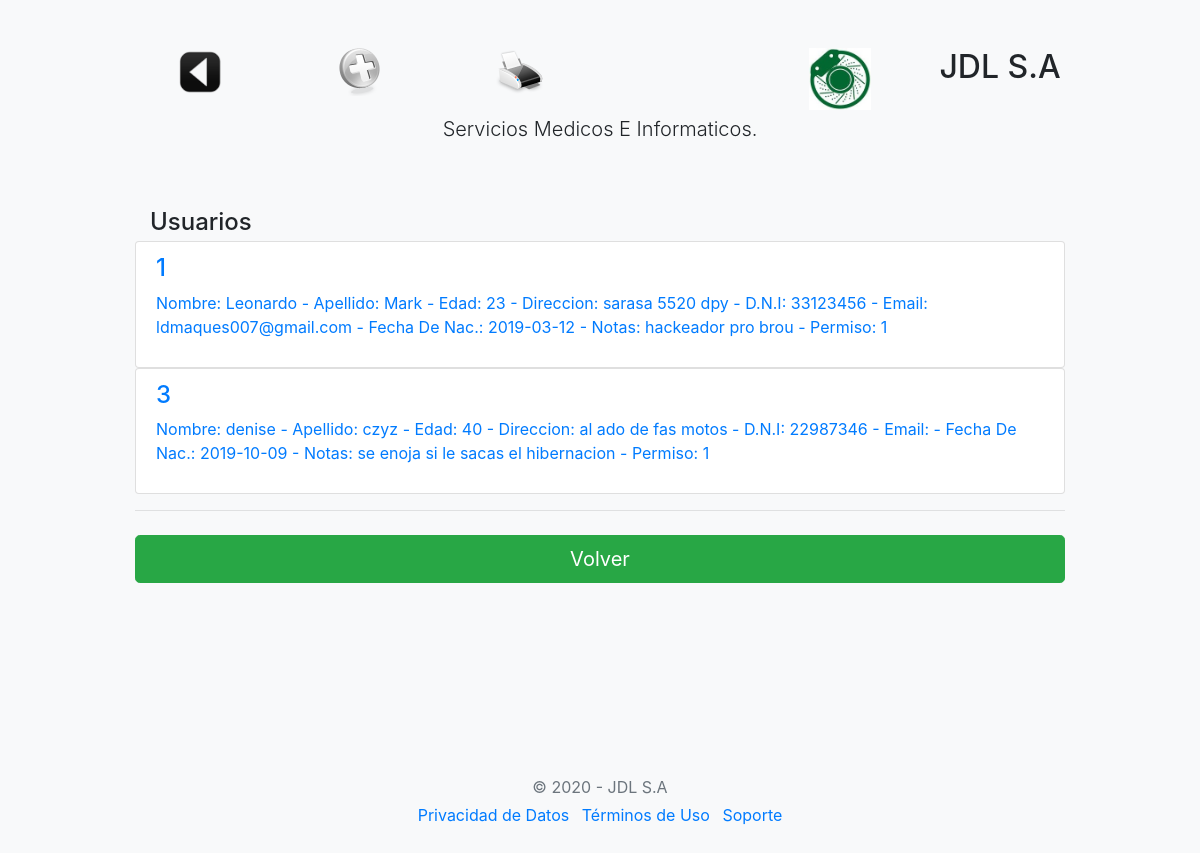
Before: /usuarios/index.php with the older database file.
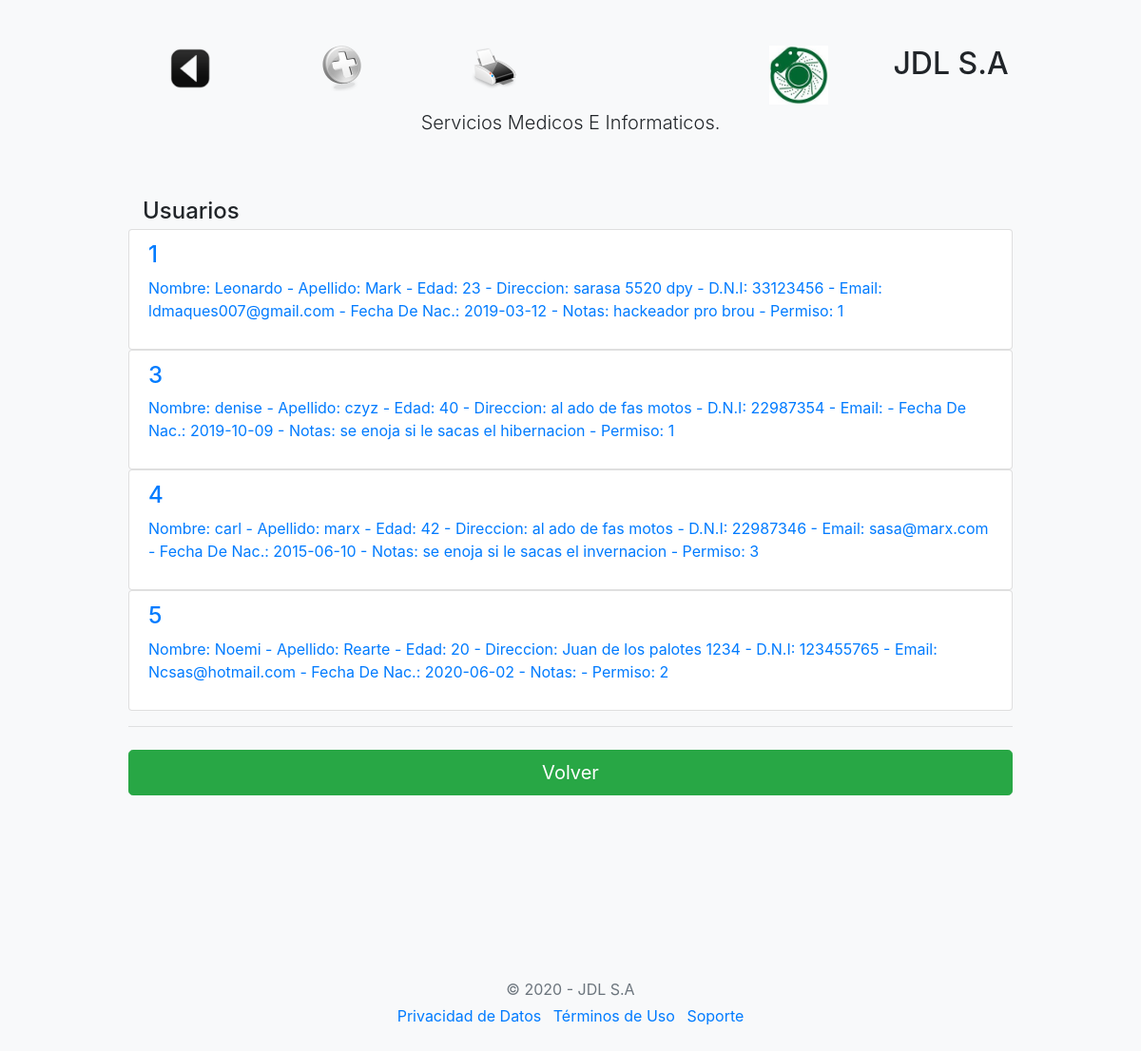
After: the same page with the newer database file.
### tables this page shows
CREATE TABLE `usuarios` (
  `id_usuario` int(8) NOT NULL,
  `nombre_usuario` varchar(30) DEFAULT NULL,
  `apellido_usuario` varchar(30) DEFAULT NULL,
  `edad_usuario` int(8) DEFAULT NULL,
  `dni_usuario` varchar(30) DEFAULT NULL,
  `email_usuario` varchar(50) DEFAULT NULL,
  `contraseña_usuario` varchar(50) DEFAULT NULL,
  `domicilio_usuario` varchar(50) DEFAULT NULL,
  `fecha_nac_usuario` date DEFAULT NULL,
  `notas_usuario` varchar(100) DEFAULT NULL,
  `permiso_usuario` int(8) DEFAULT NULL
);

### usuarios/index.php (the view, shortened to what this page needs)
<!doctype html>
<html>
  <head>
	<link rel="stylesheet" href="https://stackpath.bootstrapcdn.com/bootstrap/4.5.0/css/bootstrap.min.css">
    <link href="form-validation.css" rel="stylesheet">
  </head>
  <body class="bg-light">
    <div class="container">
  <div class="py-5 text-center">
  <div class="row">
    <div class="col-sm-2"><h2>
		<img border="0" src="../img/atras.png" width="48" height="48" title="Volver al menú"
		onclick=location.href='../panel/'; onKeyPress=location.href='../panel/'; style='cursor:pointer';/>
	</h2>
	</div>
    <div class="col-sm-2"><h2>
		<img border="0" src="../img/nuevo.png" width="48" height="48" title="Ingresar Usuario"
		onclick=location.href='usuarios.php'; onKeyPress=location.href='usuarios.php';
		style='cursor:pointer';>
	</h2></div>
	<div class="col-sm-2"><h2>
		<img border="0" src="../img/imprimir.png" width="48" height="48" title="Impresión"
		onclick=location.href='listado.php'; onKeyPress=location.href='listado.php';
		style='cursor:pointer';>
	</h2></div>
    <div class="col-sm-2"><h2></h2></div>
  <div class="col-sm-2"><img class="d-block mx-auto mb-1" src="../img/disc.jpg" alt="" width="62" height="62"></div>
  <div class="col-sm-2"><h2>JDL S.A</h2></div>
</div>
    <p class="lead">Servicios Medicos E Informaticos.</p>
  </div>
    <div class="col-md-12 order-md-1">
      <h4 class="mb-1">Usuarios</h4>
	</div>
<?php
   require "../conexion.php";
    $sql = "SELECT * from usuarios order by id_usuario";
	$query = $mysqli->query($sql);
	while($resultado = $query->fetch_assoc()) {
        $usuarios[] = $resultado;
    }
?>
        <div class="list-group">
			<?php
				$long = count($usuarios);
				for($i=0; $i< $long; $i++){
			?>
		<div class="list-group">
    <a 	<?php echo "href=modifica.php?id_usuario=".$usuarios[$i]['id_usuario'];?>
						 class="list-group-item">
				<h4 class="list-group-item-heading"> <?php echo $usuarios[$i]['id_usuario'] ."";?> </h4>
				<p class="list-group-item-text"><?php 	echo "Nombre: " . $usuarios[$i]['nombre_usuario'] ." - Apellido: ";
                            echo $usuarios[$i]['apellido_usuario'] ." - Edad: ";
                            echo $usuarios[$i]['edad_usuario'] ." - Direccion: ";
                            echo $usuarios[$i]['domicilio_usuario'] ." - D.N.I: ";
                            echo $usuarios[$i]['dni_usuario'] ." - Email: ";
                            echo $usuarios[$i]['email_usuario'] ." - Fecha De Nac.: ";
                            echo $usuarios[$i]['fecha_nac_usuario'] ." - Notas: ";
                            echo $usuarios[$i]['notas_usuario'] ." - Permiso: ";
                            echo $usuarios[$i]['permiso_usuario'] ."";
														?></p>
				</a>
    	</div>
	<?php  } ?>
		</div>
        <a href="../panel/">	 <hr class="mb-4">
        <button class="btn btn-success btn-lg btn-block" type="submit">Volver</button>
  <footer class="my-5 pt-5 text-muted text-center text-small"></a>
    </div>
  <footer class="my-5 pt-5 text-muted text-center text-small">
    <p class="mb-1">&copy; 2020 - JDL S.A</p>
   <ul class="list-inline">
      <li class="list-inline-item"><a href="#">Privacidad de Datos</a></li>
      <li class="list-inline-item"><a href="#">Términos de Uso</a></li>
      <li class="list-inline-item"><a href="#">Soporte</a></li>
    </ul>
  </footer>
</body>
</html>

### js/form-validation.css (style rules this page uses)
.container { max-width: 960px; }

Changed rows visible on the page:
changed usuarios "denise": dni_usuario "22987346" → "22987354"
added usuarios: id_usuario "4", nombre_usuario "carl", apellido_usuario "marx", edad_usuario "42", domicilio_usuario "al ado de fas motos", dni_usuario "22987346", email_usuario "sasa@marx.com", fecha_nac_usuario "2015-06-10", notas_usuario "se enoja si le sacas el invernacion", permiso_usuario "3"
added usuarios: id_usuario "5", nombre_usuario "Noemi", apellido_usuario "Rearte", edad_usuario "20", domicilio_usuario "Juan de los palotes 1234", dni_usuario "123455765", email_usuario "Ncsas@hotmail.com", fecha_nac_usuario "2020-06-02", permiso_usuario "2"
